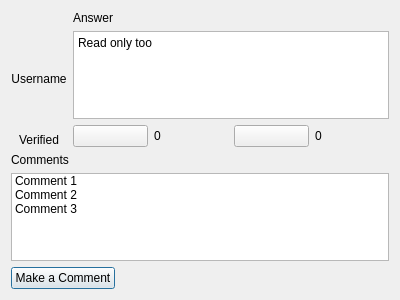
<?xml version="1.0" encoding="UTF-8"?>
<ui version="4.0">
 <class>answerWindow</class>
 <widget class="QDialog" name="answerWindow">
  <property name="geometry">
   <rect>
    <x>0</x>
    <y>0</y>
    <width>400</width>
    <height>300</height>
   </rect>
  </property>
  <property name="windowTitle">
   <string>Dialog</string>
  </property>
  <layout class="QGridLayout" name="gridLayout">
   <item row="0" column="0">
    <layout class="QVBoxLayout" name="verticalLayout">
     <item>
      <widget class="QLabel" name="label_answerPic">
       <property name="text">
        <string/>
       </property>
       <property name="alignment">
        <set>Qt::AlignmentFlag::AlignCenter</set>
       </property>
      </widget>
     </item>
     <item>
      <widget class="QLabel" name="label_answerUser">
       <property name="sizePolicy">
        <sizepolicy hsizetype="Preferred" vsizetype="Preferred">
         <horstretch>0</horstretch>
         <verstretch>0</verstretch>
        </sizepolicy>
       </property>
       <property name="text">
        <string>Username</string>
       </property>
       <property name="alignment">
        <set>Qt::AlignmentFlag::AlignHCenter|Qt::AlignmentFlag::AlignTop</set>
       </property>
      </widget>
     </item>
     <item>
      <widget class="QLabel" name="label_3">
       <property name="sizePolicy">
        <sizepolicy hsizetype="Preferred" vsizetype="Maximum">
         <horstretch>0</horstretch>
         <verstretch>0</verstretch>
        </sizepolicy>
       </property>
       <property name="text">
        <string>Verified</string>
       </property>
       <property name="alignment">
        <set>Qt::AlignmentFlag::AlignCenter</set>
       </property>
      </widget>
     </item>
    </layout>
   </item>
   <item row="1" column="0" colspan="2">
    <layout class="QVBoxLayout" name="verticalLayout_3">
     <item>
      <widget class="QLabel" name="label">
       <property name="text">
        <string>Comments</string>
       </property>
      </widget>
     </item>
     <item>
      <widget class="QListWidget" name="listWidget">
       <item>
        <property name="text">
         <string>Comment 1</string>
        </property>
       </item>
       <item>
        <property name="text">
         <string>Comment 2</string>
        </property>
       </item>
       <item>
        <property name="text">
         <string>Comment 3</string>
        </property>
       </item>
      </widget>
     </item>
     <item>
      <widget class="QPushButton" name="pushButton_commentBtn">
       <property name="sizePolicy">
        <sizepolicy hsizetype="Maximum" vsizetype="Fixed">
         <horstretch>0</horstretch>
         <verstretch>0</verstretch>
        </sizepolicy>
       </property>
       <property name="text">
        <string>Make a Comment</string>
       </property>
      </widget>
     </item>
    </layout>
   </item>
   <item row="0" column="1">
    <layout class="QVBoxLayout" name="verticalLayout_2">
     <item>
      <widget class="QLabel" name="label_2">
       <property name="text">
        <string>Answer</string>
       </property>
      </widget>
     </item>
     <item>
      <widget class="QTextEdit" name="textEdit_AnswerQ">
       <property name="html">
        <string>&lt;!DOCTYPE HTML PUBLIC &quot;-//W3C//DTD HTML 4.0//EN&quot; &quot;http://www.w3.org/TR/REC-html40/strict.dtd&quot;&gt;
&lt;html&gt;&lt;head&gt;&lt;meta name=&quot;qrichtext&quot; content=&quot;1&quot; /&gt;&lt;meta charset=&quot;utf-8&quot; /&gt;&lt;style type=&quot;text/css&quot;&gt;
p, li { white-space: pre-wrap; }
hr { height: 1px; border-width: 0; }
li.unchecked::marker { content: &quot;\2610&quot;; }
li.checked::marker { content: &quot;\2612&quot;; }
&lt;/style&gt;&lt;/head&gt;&lt;body style=&quot; font-family:'Segoe UI'; font-size:9pt; font-weight:400; font-style:normal;&quot;&gt;
&lt;p style=&quot; margin-top:0px; margin-bottom:0px; margin-left:0px; margin-right:0px; -qt-block-indent:0; text-indent:0px;&quot;&gt;Read only too&lt;/p&gt;
&lt;p style=&quot;-qt-paragraph-type:empty; margin-top:0px; margin-bottom:0px; margin-left:0px; margin-right:0px; -qt-block-indent:0; text-indent:0px;&quot;&gt;&lt;br /&gt;&lt;/p&gt;&lt;/body&gt;&lt;/html&gt;</string>
       </property>
      </widget>
     </item>
     <item>
      <layout class="QHBoxLayout" name="horizontalLayout">
       <item>
        <widget class="QPushButton" name="pushButton_upAnswer">
         <property name="text">
          <string/>
         </property>
        </widget>
       </item>
       <item>
        <widget class="QLabel" name="label_upAnswerCount">
         <property name="text">
          <string>0</string>
         </property>
        </widget>
       </item>
       <item>
        <widget class="QPushButton" name="pushButton_downAnswer">
         <property name="text">
          <string/>
         </property>
        </widget>
       </item>
       <item>
        <widget class="QLabel" name="label_downAnswerCount">
         <property name="text">
          <string>0</string>
         </property>
        </widget>
       </item>
      </layout>
     </item>
    </layout>
   </item>
  </layout>
 </widget>
 <resources/>
 <connections/>
</ui>
